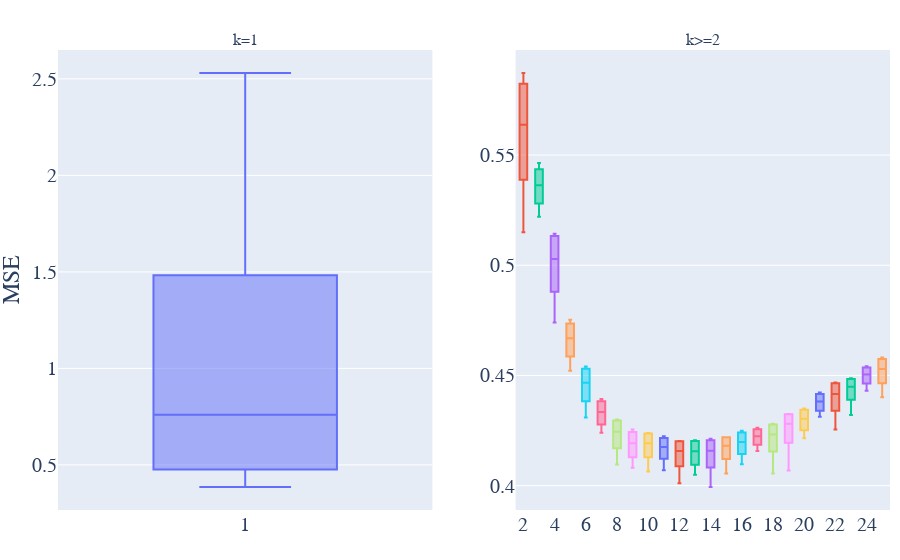

Notebook code cell kept with this figure:
### Code cell
import plotly.graph_objects as go
from plotly.subplots import make_subplots
# Create a Box trace for each row in the data
# Create a Box trace for each 'Name' in the data
# Initialize a DataFrame to store the simulated data
# Create a Box trace for each row in the data
# Create a Box trace for each 'Name' in the data


# Create traces for data points 1 and 2
traces_1_2 = []
for idx, row in data.iterrows():
    if int(row['Name']) <= 1:
        traces_1_2.append(go.Box(
            y=[row['min_score'], row['mean_score'] - row['std_score'], row['mean_score'], row['mean_score'] + row['std_score'], row['max_score']],
            name=int(row['Name']),
            boxpoints=False,
            line_width=2,
        ))

# Create traces for data points 3 and above
traces_3_plus = []
for idx, row in data.iterrows():
    if int(row['Name']) > 1 and int(row['Name']) <= 25:
        traces_3_plus.append(go.Box(
            y=[row['min_score'], row['mean_score'] - row['std_score'], row['mean_score'], row['mean_score'] + row['std_score'], row['max_score']],
            name=int(row['Name']),
            boxpoints=False,
            line_width=2,
        ))

# Create a figure with two subplots
fig = make_subplots(rows=1, cols=2, subplot_titles=("k=1", "k>=2"))

# Add traces to the subplots
for trace in traces_1_2:
    fig.add_trace(trace, row=1, col=1)

for trace in traces_3_plus:
    fig.add_trace(trace, row=1, col=2)

# Update the layout
fig.update_layout(
    # title_text="Mean Squared Error for Different Number of Datasets (k)",
    
    yaxis_title='MSE',
    # xaxis_title='k (num datasets)',
    width=900,  # Width of the figure in pixels
    # height=400,  # Height of the figure in pixels
    autosize=False,
    showlegend=False,
    margin=dict(l=0, r=10, t=50, b=50),
    font=dict(
        family="Arial",  # Font family
        size=20,  # Font size
    ),
    # yaxis=dict(
    #     title_font=dict(
    #         size=14,  # Y-axis title font size
    #     ),
    #     tickfont=dict(
    #         size=12,  # Y-axis tick font size
    #     ),
    # ),
    # xaxis=dict(
    #     tickfont=dict(
    #         size=12,  # X-axis tick font size
    #     ),
    # ),
)
# y-axis in log scale
# fig.update_yaxes(type="log")
# Save the figure as a PDF
fig.write_image("boxplots.pdf")
fig.show()

### Figure 1 — Plotly figure (JSON) as saved in the notebook; plotly's stock layout.template omitted (floating-point values rounded to 4 significant figures)
{"data": [{"boxpoints": false, "line": {"width": 2}, "name": "1", "type": "box", "xaxis": "x", "y": [0.5059, 0.3856, 0.7599, 1.134, 2.53], "yaxis": "y"}, {"boxpoints": false, "line": {"width": 2}, "name": "2", "type": "box", "xaxis": "x2", "y": [0.515, 0.5468, 0.5638, 0.5808, 0.5872], "yaxis": "y2"}, {"boxpoints": false, "line": {"width": 2}, "name": "3", "type": "box", "xaxis": "x2", "y": [0.522, 0.53, 0.5363, 0.5426, 0.5464], "yaxis": "y2"}, {"boxpoints": false, "line": {"width": 2}, "name": "4", "type": "box", "xaxis": "x2", "y": [0.474, 0.4927, 0.5028, 0.5129, 0.5143], "yaxis": "y2"}, {"boxpoints": false, "line": {"width": 2}, "name": "5", "type": "box", "xaxis": "x2", "y": [0.4522, 0.4608, 0.4669, 0.4729, 0.4753], "yaxis": "y2"}, {"boxpoints": false, "line": {"width": 2}, "name": "6", "type": "box", "xaxis": "x2", "y": [0.4309, 0.4407, 0.4467, 0.4527, 0.4541], "yaxis": "y2"}, {"boxpoints": false, "line": {"width": 2}, "name": "7", "type": "box", "xaxis": "x2", "y": [0.424, 0.4289, 0.4334, 0.4379, 0.4393], "yaxis": "y2"}, {"boxpoints": false, "line": {"width": 2}, "name": "8", "type": "box", "xaxis": "x2", "y": [0.4096, 0.4195, 0.4244, 0.4294, 0.4301], "yaxis": "y2"}, {"boxpoints": false, "line": {"width": 2}, "name": "9", "type": "box", "xaxis": "x2", "y": [0.4081, 0.4145, 0.4192, 0.424, 0.4255], "yaxis": "y2"}, {"boxpoints": false, "line": {"width": 2}, "name": "10", "type": "box", "xaxis": "x2", "y": [0.4064, 0.415, 0.4193, 0.4235, 0.4239], "yaxis": "y2"}, {"boxpoints": false, "line": {"width": 2}, "name": "11", "type": "box", "xaxis": "x2", "y": [0.407, 0.4139, 0.4176, 0.4213, 0.4224], "yaxis": "y2"}, {"boxpoints": false, "line": {"width": 2}, "name": "12", "type": "box", "xaxis": "x2", "y": [0.4011, 0.4114, 0.4157, 0.42, 0.4203], "yaxis": "y2"}, {"boxpoints": false, "line": {"width": 2}, "name": "13", "type": "box", "xaxis": "x2", "y": [0.405, 0.411, 0.4156, 0.4201, 0.4206], "yaxis": "y2"}, {"boxpoints": false, "line": {"width": 2}, "name": "14", "type": "box", "xaxis": "x2", "y": [0.3994, 0.4112, 0.4158, 0.4204, 0.4213], "yaxis": "y2"}, {"boxpoints": false, "line": {"width": 2}, "name": "15", "type": "box", "xaxis": "x2", "y": [0.4055, 0.4142, 0.4181, 0.4219, 0.422], "yaxis": "y2"}, {"boxpoints": false, "line": {"width": 2}, "name": "16", "type": "box", "xaxis": "x2", "y": [0.4097, 0.4159, 0.4199, 0.4238, 0.4249], "yaxis": "y2"}, {"boxpoints": false, "line": {"width": 2}, "name": "17", "type": "box", "xaxis": "x2", "y": [0.4157, 0.4194, 0.4224, 0.4253, 0.4263], "yaxis": "y2"}, {"boxpoints": false, "line": {"width": 2}, "name": "18", "type": "box", "xaxis": "x2", "y": [0.4056, 0.4188, 0.4232, 0.4276, 0.4281], "yaxis": "y2"}, {"boxpoints": false, "line": {"width": 2}, "name": "19", "type": "box", "xaxis": "x2", "y": [0.4069, 0.4237, 0.4281, 0.4325, 0.4324], "yaxis": "y2"}, {"boxpoints": false, "line": {"width": 2}, "name": "20", "type": "box", "xaxis": "x2", "y": [0.4215, 0.4263, 0.4303, 0.4343, 0.435], "yaxis": "y2"}, {"boxpoints": false, "line": {"width": 2}, "name": "21", "type": "box", "xaxis": "x2", "y": [0.4312, 0.435, 0.4382, 0.4414, 0.4423], "yaxis": "y2"}, {"boxpoints": false, "line": {"width": 2}, "name": "22", "type": "box", "xaxis": "x2", "y": [0.4255, 0.4369, 0.4416, 0.4463, 0.4468], "yaxis": "y2"}, {"boxpoints": false, "line": {"width": 2}, "name": "23", "type": "box", "xaxis": "x2", "y": [0.4321, 0.4413, 0.4448, 0.4483, 0.4487], "yaxis": "y2"}, {"boxpoints": false, "line": {"width": 2}, "name": "24", "type": "box", "xaxis": "x2", "y": [0.443, 0.4474, 0.4504, 0.4534, 0.4542], "yaxis": "y2"}, {"boxpoints": false, "line": {"width": 2}, "name": "25", "type": "box", "xaxis": "x2", "y": [0.4401, 0.4486, 0.4529, 0.4572, 0.4582], "yaxis": "y2"}], "layout": {"annotations": [{"font": {"size": 16}, "showarrow": false, "text": "k=1", "x": 0.225, "xanchor": "center", "xref": "paper", "y": 1, "yanchor": "bottom", "yref": "paper"}, {"font": {"size": 16}, "showarrow": false, "text": "k>=2", "x": 0.775, "xanchor": "center", "xref": "paper", "y": 1, "yanchor": "bottom", "yref": "paper"}], "autosize": false, "font": {"family": "Arial", "size": 20}, "margin": {"b": 50, "l": 0, "r": 10, "t": 50}, "showlegend": false, "width": 900, "xaxis": {"anchor": "y", "domain": [0, 0.45]}, "xaxis2": {"anchor": "y2", "domain": [0.55, 1]}, "yaxis": {"anchor": "x", "domain": [0, 1], "title": {"text": "MSE"}}, "yaxis2": {"anchor": "x2", "domain": [0, 1]}}}
